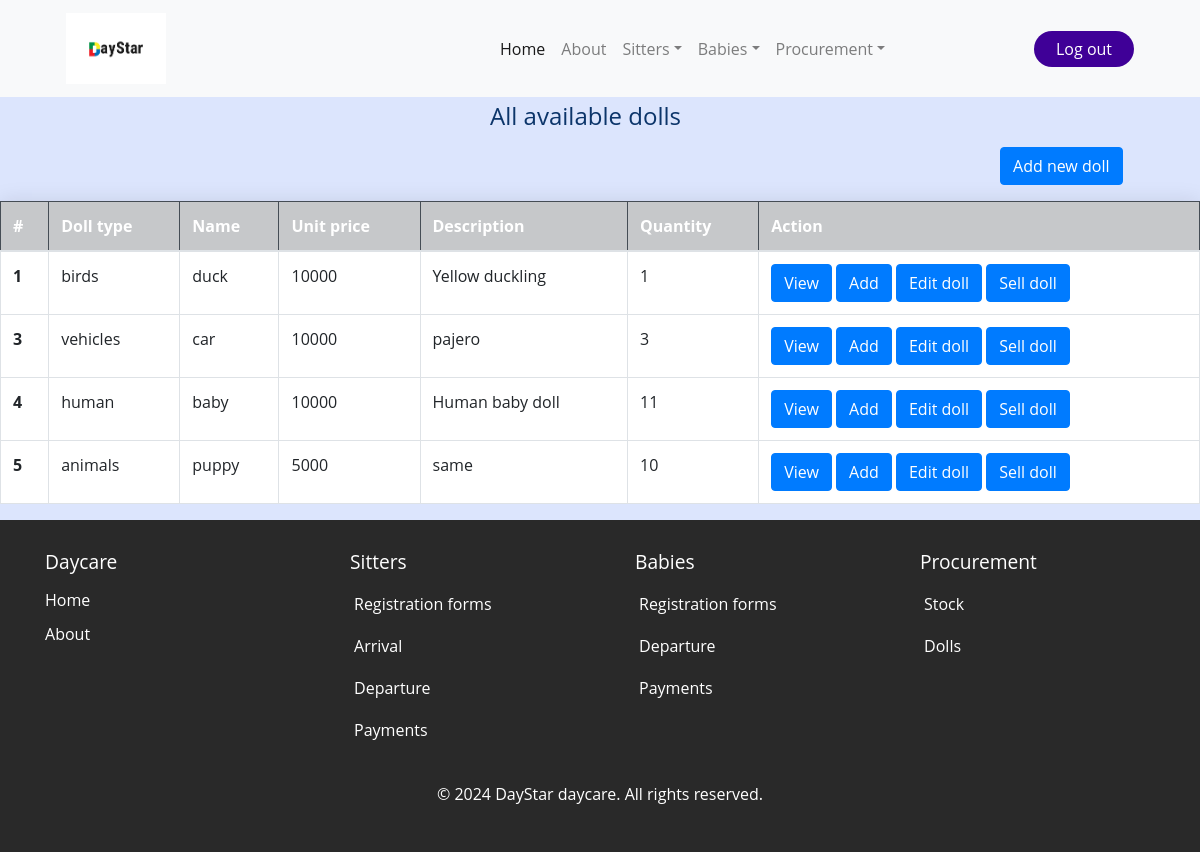
The app's page /doll_list/ (signed in), older data.
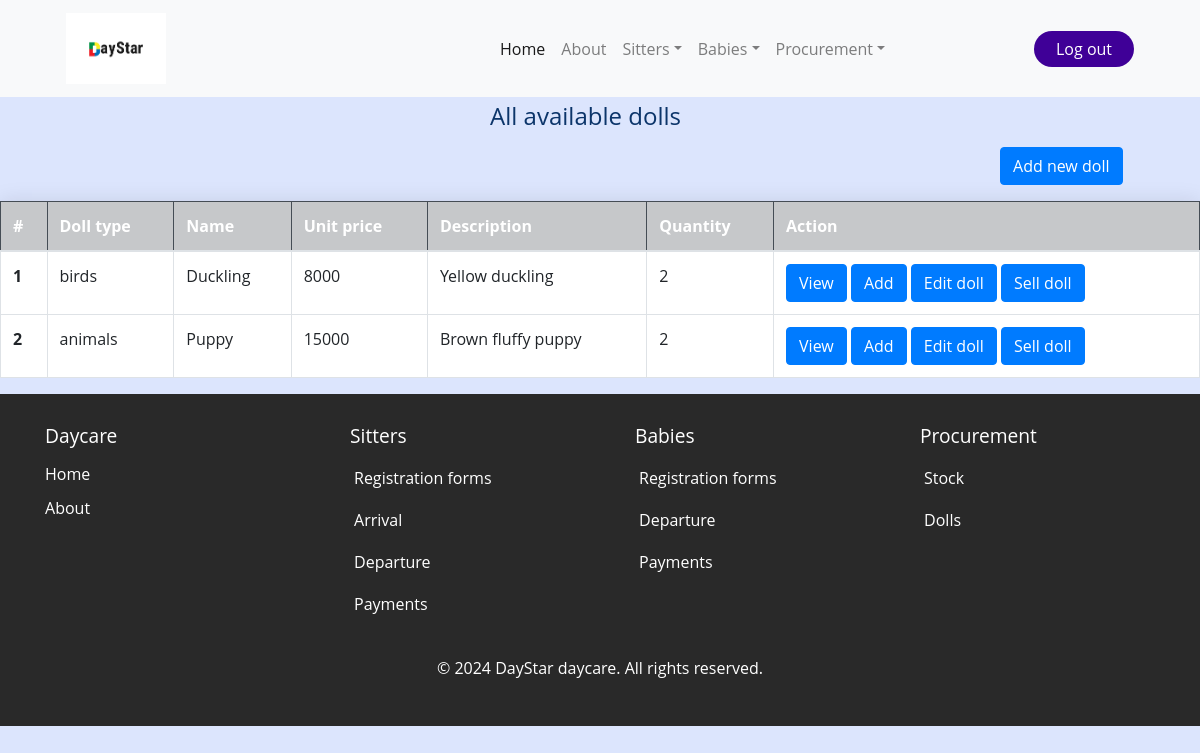
The same page, newer data.
### daystarApp/models.py (models this page shows, shortened)
class Doll(models.Model):
    doll_id = models.AutoField(primary_key=True)
    doll_type = models.CharField(choices=[('birds', 'Birds'),('animals', 'Animals'),('vehicles','Vehicles'),('human','Human'),('other','Other')], max_length=20)
    doll_name = models.CharField( max_length=20)
    doll_price = models.IntegerField( null=True, blank=True, default=0)
    doll_description = models.TextField( max_length=30, blank=True, null=True)
    doll_quantity = models.IntegerField( null=True, blank=True, default=0)

### daystarApp/views.py (the view)
# urls.py: path('doll_list/', views.doll_list, name='doll_list'),
@login_required
def doll_list(request):
    dolls_list = Doll.objects.all()
    return render(request, 'daystarApp/doll_list.html', {'dolls_list':dolls_list})

### daystarApp/templates/daystarApp/doll_list.html (shortened to what this page needs)
{% extends 'daystarApp/base.html' %}
{% load static %}
{% block content%}
<h4 class="mb-3">All available dolls</h4>
<a href="{% url 'add_doll' %}" class="btn btn-primary mb-3" style="margin-left: 1000px;">Add new doll</a>
<div class="table-container">
    <div class="table-responsive">
        <table class="table table-bordered table-hover">
            <thead class="table-dark">
                <tr class="table-dark">
                    <th scope="col">#</th>
                    <th scope="col">Doll type</th>
                    <th scope="col">Name</th>
                    <th scope="col">Unit price</th>
                    <th scope="col">Description</th>
                    <th scope="col">Quantity</th>
                    <th scope="col">Action</th>
                </tr>
            </thead>
            <tbody>
                {% for doll in dolls_list %}
                <tr style="background-color: white;">
                    <th>{{ doll.doll_id }}</th>
                    <td>{{ doll.doll_type }}</td>
                    <td>{{ doll.doll_name }}</td>
                    <td>{{ doll.doll_price }}</td>
                    <td>{{ doll.doll_description }}</td>
                    <td>{{ doll.doll_quantity }}</td>
                    <td>
                            <div>
                                <a href="{% url 'doll_view' id=doll.doll_id %}" class="btn btn-primary">View</a>
                                <a href="{% url 'add_one_doll' id=doll.doll_id %}" class="btn btn-primary">Add</a>
                                <a href=" {% url 'doll_edit' id=doll.doll_id %} "><button type="submit" class="btn btn-primary">Edit doll</button></a>
                                <a href="{% url 'doll_pay' id=doll.doll_id %} "> <button type="submit" class="btn btn-primary">Sell doll</button></a>
                            </div>
                    </td>
                </tr>
                {% endfor %}
            </tbody>
        </table>
    </div>
</div>
{% endblock %}

Row changes from the older to the newer data that the page shows:
removed Doll: doll_id "3", doll_type "vehicles", doll_name "car", doll_price "10000", doll_description "pajero", doll_quantity "3"
removed Doll: doll_id "4", doll_type "human", doll_name "baby", doll_price "10000", doll_description "Human baby doll", doll_quantity "11"
removed Doll: doll_id "5", doll_type "animals", doll_name "puppy", doll_price "5000", doll_description "same", doll_quantity "10"
changed Doll "birds": doll_name "duck" → "Duckling"; doll_price "10000" → "8000"; doll_quantity "1" → "2"
added Doll: doll_id "2", doll_type "animals", doll_name "Puppy", doll_price "15000", doll_description "Brown fluffy puppy", doll_quantity "2"
